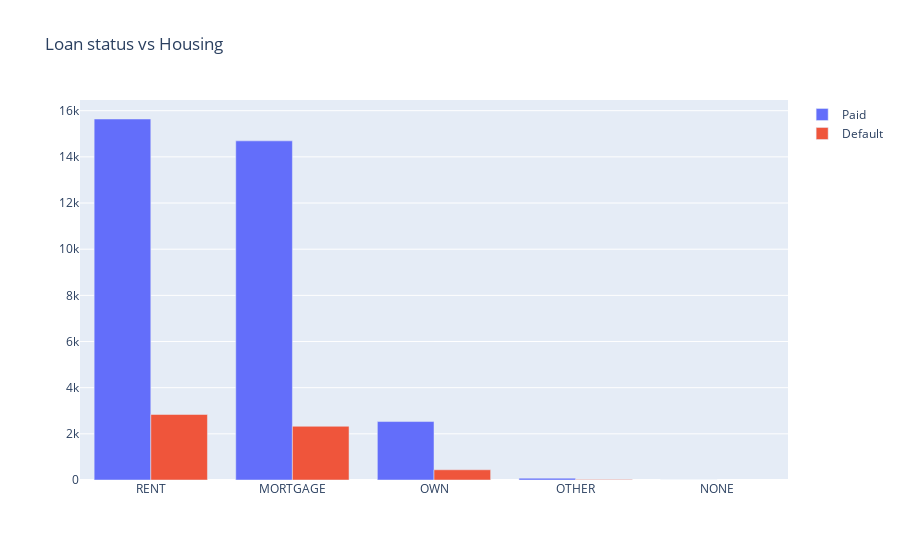

Source (notebook cell):
### Markdown cell above
### Defaulters rate with respect to house ownership

### Code cell
# plot for fully paid data
tr0 = go.Bar(
    x = df[df["loan_status"]== 'Fully Paid']["home_ownership"].value_counts().index.values,
    y = df[df["loan_status"]== 'Fully Paid']["home_ownership"].value_counts().values,
    name='Paid'
)

# plot for defaulter's data
tr1 = go.Bar(
    x = df[df["loan_status"]== 'Charged Off']["home_ownership"].value_counts().index.values,
    y = df[df["loan_status"]== 'Charged Off']["home_ownership"].value_counts().values,
    name="Default"
)

data = [tr0, tr1]

layout = go.Layout(
    title='Loan status vs Housing'
)


fig = go.Figure(data=data, layout=layout)

py.iplot(fig, filename='Loan_status_vs_house_ownership')

# we see that, less people with own house apply for loans and they default less as well
# most of the people who have applied for loan are living in rented house or house under mortgage, default rate is high as well when compared to Own housed people

### Figure 1 — Plotly figure (JSON) as saved in the notebook; plotly's stock layout.template omitted (floating-point values rounded to 4 significant figures)
{"data": [{"name": "Paid", "type": "bar", "x": ["RENT", "MORTGAGE", "OWN", "OTHER", "NONE"], "y": [15641, 14694, 2532, 80, 3]}, {"name": "Default", "type": "bar", "x": ["RENT", "MORTGAGE", "OWN", "OTHER"], "y": [2839, 2327, 443, 18]}], "layout": {"title": {"text": "Loan status vs Housing"}}}
